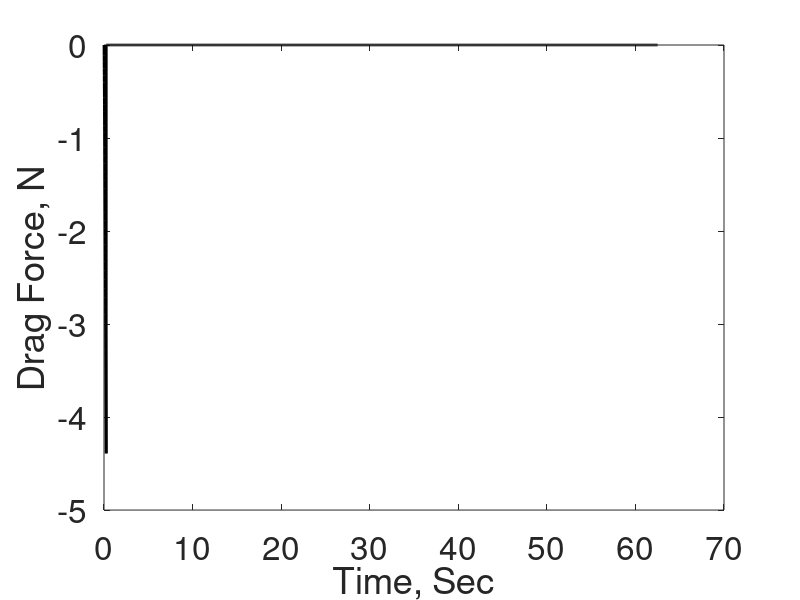
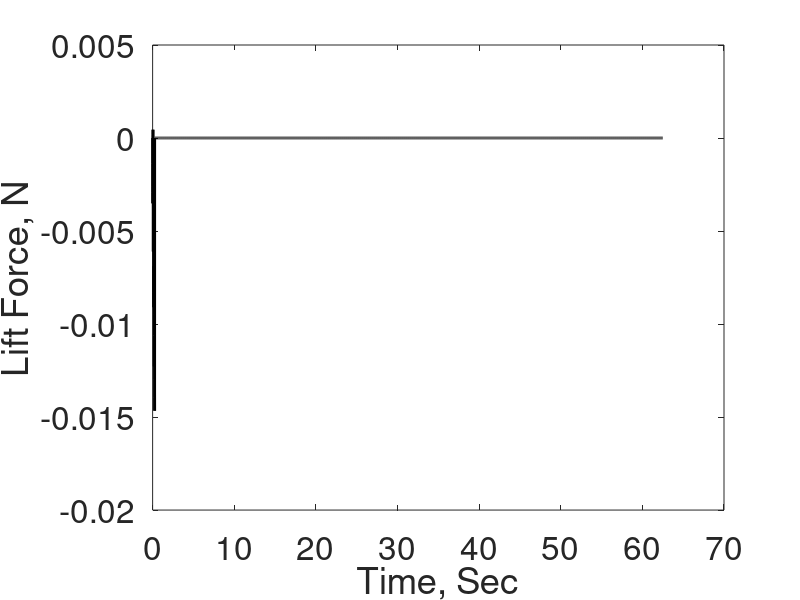

Here is the MATLAB script that generated these plots, in order:
load('SOL.mat');
LiftDrag = Sol.ldc;
n = size(LiftDrag,1);
n = [1:1:n]';
x = [n LiftDrag(:,1)];
x = [0 0;x];
figure(1)
max(x(4000:4200,2))
min(x(4000:4200,2))
plot(x(:,1)*0.005,x(:,2),'k','LineWidth',2);
xlabel('Time, Sec');
ylabel('Drag Force, N');

h_xlabel = get(gca,'XLabel');
set(h_xlabel,'FontSize',30); 

h_ylabel = get(gca,'YLabel');
set(h_ylabel,'FontSize',30);

set(gca,'FontSize',24)


y = [n LiftDrag(:,2)];
y = [0 0;y];
figure(2)
max(y(4000:4200,2))
min(y(4000:4200,2))
plot(y(:,1)*0.005,y(:,2),'k','LineWidth',2);
xlabel('Time, Sec');
ylabel('Lift Force, N');

h_xlabel = get(gca,'XLabel');
set(h_xlabel,'FontSize',30); 

h_ylabel = get(gca,'YLabel');
set(h_ylabel,'FontSize',30);

set(gca,'FontSize',24)
